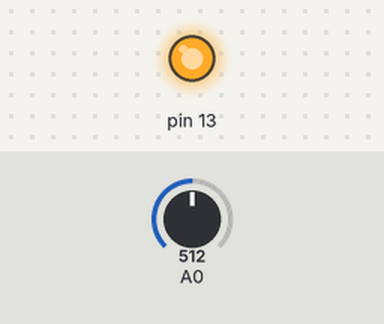
Simulated run of this sketch. Board: Arduino Uno, built with avr-gcc and run on an emulated ATmega328P. Shown: output pins drawn as LEDs (lit = HIGH). The test bench sets the inputs (shaded band); at power-on: A0 = 512.

Above: at 1.2 s.
1.3 s: A0 set to 481
4.3 s: A0 set to 453
5.8 s: A0 set to 511
At 8.5 s:
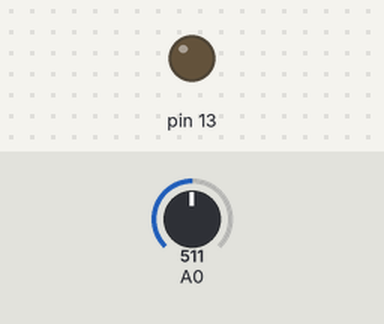
8.8 s: A0 set to 716
At 9.1 s:
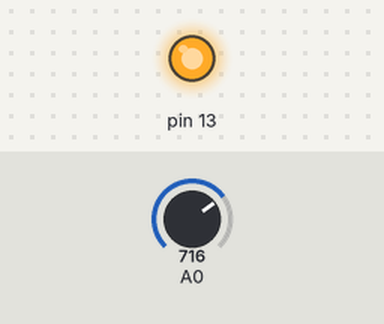
Timing chart, 0 to 13.8 s (numbered marks = the images above; inputs shaded):
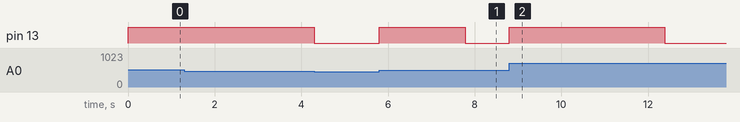

Measured:
- after the input at 1.3 s, every drawn part: stays the same
- after the input at 5.8 s, pin 13: LOW → HIGH at once, → LOW 2.0 s later
- after the input at 8.8 s, pin 13: LOW → HIGH at once, → LOW 3.6 s later

The sketch:

charge_amp.ino
```cpp
void setup() {
  Serial.begin(115200);
  pinMode(13,OUTPUT);

}

float average = 0;
float integral = 0;

void loop() {

  float reading = analogRead(A0);
  average = reading * 0.001 + average * 0.999;
  integral *= 0.9;
  integral += reading - average;
  digitalWrite(13, integral > 100);
  delay(1);
}
```
